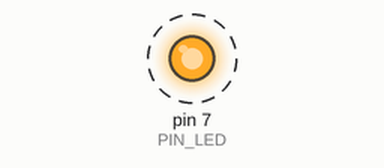
This sketch was run on a simulated Arduino Uno, built with avr-gcc and run on an emulated ATmega328P. On the bench: output pins drawn as LEDs (lit = HIGH). Dashed ring = blinking. At 2.1 s the program stops and its outputs stay as they are.

Above: at 1.05 s.
Timing chart, 0 to 3.6 s (numbered marks = the images above):
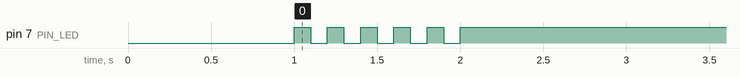

The sketch:

05_practice_2.ino
```cpp
#define PIN_LED 7
unsigned int toggle;

void setup()
{
  pinMode(PIN_LED, OUTPUT);
  toggle = 0;
  digitalWrite(PIN_LED, toggle); // turn on lED.
  delay(1000); // wait for 1,000 milliseconds
}

void loop()
{
  if (toggle < 11)
  {
    toggle = ++toggle;
    int i = (toggle % 2); // LED value.
    digitalWrite(PIN_LED, i); // update LED status.
    delay(100); // wait for 100 milliseconds
  }
  else
  {
    while(1)
    {

    }
  }
}
```

Measured:
- by itself, pin 7 (PIN_LED): alternates HIGH for 0.10 s and LOW for 0.10 s, 11 changes in all, then stays HIGH
